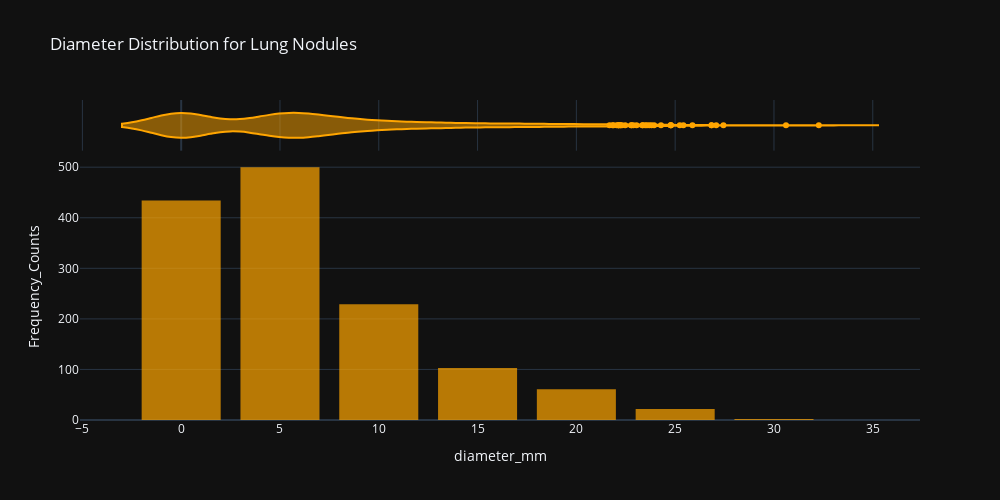

The notebook cell saved with this chart:
### Code cell
# create a histogram graph that shows the distribution of diameters of the nodules in each dataset

# histogram only takes in one type of data and from there counts
# the occurences of unique values
fig = px.histogram(
    df_data.loc[df_data['class'] == 1]['diameter_mm'],
    nbins=15,
    # labels={'value': 'diameter_mm'},
    x='diameter_mm',
    title='Diameter Distribution for Lung Nodules',
    marginal='violin',
    template='plotly_dark',
    color_discrete_sequence=['orange'],
    opacity=0.7,
    width=1000,
    height=500


)

fig.update_layout(
    yaxis_title_text='Frequency_Counts',
    showlegend=False,
    bargap=0.2
)

### Figure 1 — Plotly figure (JSON) as saved in the notebook; plotly's stock layout.template omitted (floating-point values rounded to 4 significant figures; data arrays with more than 128 entries replaced by an {"elided": "..."} marker saying what was removed)
{"data": [{"alignmentgroup": "True", "bingroup": "x", "hovertemplate": "diameter_mm=%{x}<br>count=%{y}<extra></extra>", "legendgroup": "", "marker": {"color": "orange", "opacity": 0.7}, "name": "", "nbinsx": 15, "offsetgroup": "", "orientation": "v", "showlegend": false, "type": "histogram", "x": {"elided": "1351 float values"}, "xaxis": "x", "yaxis": "y"}, {"alignmentgroup": "True", "hovertemplate": "diameter_mm=%{x}<extra></extra>", "legendgroup": "", "marker": {"color": "orange"}, "name": "", "offsetgroup": "", "scalegroup": "x", "showlegend": false, "type": "violin", "x": {"elided": "1351 float values"}, "xaxis": "x2", "yaxis": "y2"}], "layout": {"bargap": 0.2, "barmode": "relative", "height": 500, "legend": {"tracegroupgap": 0}, "showlegend": false, "title": {"text": "Diameter Distribution for Lung Nodules"}, "width": 1000, "xaxis": {"anchor": "y", "domain": [0, 1], "title": {"text": "diameter_mm"}}, "xaxis2": {"anchor": "y2", "domain": [0, 1], "matches": "x", "showgrid": true, "showticklabels": false}, "yaxis": {"anchor": "x", "domain": [0, 0.8316], "title": {"text": "Frequency_Counts"}}, "yaxis2": {"anchor": "x2", "domain": [0.8416, 1], "matches": "y2", "showgrid": false, "showline": false, "showticklabels": false, "ticks": ""}}}
